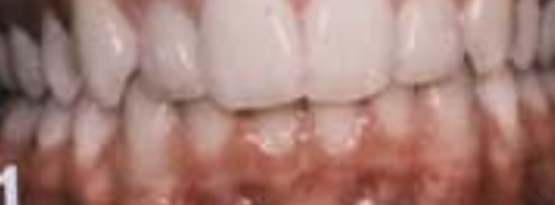
#> input picture ac_grade_01.png, 555 x 205 px, given as the content of the folder Front Teeth drg Laura, which was not available
$ jupyter execute --allow-errors depth_features_fusion.ipynb   (text cells are left out)
#> lines starting #> are read from the running program, lines starting #| are printed output that depends on the picture; after the words box and inside, x2 and y2 are one past the last pixel; in counts of white or black regions, pixels touching at a corner belong together; pictures that were not available may be replaced by others from this repository, and a replacement may not be noted
[cell 1]
# ========= CONFIG =========
CFG = {
    "img_dir":    "Front Teeth drg Laura",
    "depth_dir":  "depth_out",          # cache .npy dari notebook 1
    "out_dir":    "depth_out2",
    "anchor_dir": "ac_references",

    # grid tetap untuk SEMUA perhitungan fitur (perbaikan bug #1)
    "grid":       384,

    # ROI — identik dengan pipeline DINOv2/DINOv3
    "roi_s_thr":  0.30,
    "roi_v_thr":  0.55,
    "roi_pad":    0.10,

    # masking
    "spec_thr":   0.92,      # piksel spekular (perbaikan bug #2)
    "edge_thr":   0.010,     # ambang ABSOLUT magnitudo gradien (perbaikan bug #5)
    "minvar":     1e-6,      # fitur dgn varians di bawah ini dibuang otomatis

    # deteksi puncak (Bagian 4)
    "smooth_frac":  0.03,    # lebar smoothing profil, sebagai fraksi lebar gambar
    "min_dist_frac":0.06,    # jarak minimum antar puncak, fraksi lebar
    "prominence":   0.02,    # prominence minimum (skala 0-1)

    # uji konfound (Bagian 3)
    "confound_thr": 0.60,    # |Spearman| di atas ini -> fitur dianggap terkontaminasi

    # fusi (Bagian 5)
    "dino_encoder": "dinov2_vits14",
    "dino_imgsize": 224,
    "temperature":  0.1,
    "n_boot":       2000,
}
print("CFG:", CFG)

[cell 2]
import os, glob, json, warnings
import numpy as np
import matplotlib.pyplot as plt
import pandas as pd
from PIL import Image
from scipy.stats import spearmanr, pearsonr, skew, kurtosis
from scipy.signal import find_peaks

warnings.filterwarnings("ignore")
try:
    from pillow_heif import register_heif_opener; register_heif_opener()
#> (this line was passed over: pillow_heif is not available in this run)
#> in load_rgb, im is the input picture: PIL image 555x205 RGB; mean R, G, B 166.2, 127.9, 120.1
except Exception:
    pass

os.makedirs(CFG["out_dir"], exist_ok=True)

# --- ROI identik dengan notebook 1 & pipeline DINOv2 ---
def teeth_roi_box(rgb01, dens=0.12):
#> called with dens = 0.12
    s_thr, v_thr, pad = CFG["roi_s_thr"], CFG["roi_v_thr"], CFG["roi_pad"]
    mx = rgb01.max(-1); mn = rgb01.min(-1)
#> after `mx = rgb01.max(-1)`:
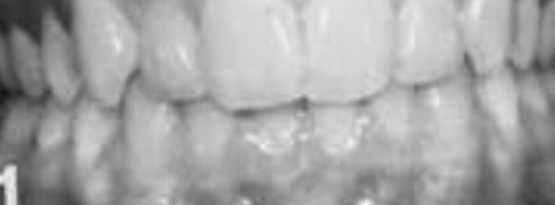
#> mx: shape (205, 555) float32; min 0.0745, max 0.953, mean 0.652
#> after `mn = rgb01.min(-1)`:
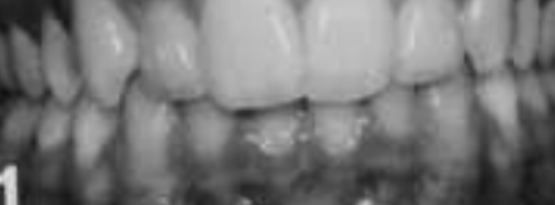
#> mn: shape (205, 555) float32; min 0.0549, max 0.875, mean 0.471
    v = mx; s = np.where(mx > 1e-6, (mx - mn) / (mx + 1e-6), 0.0)
#> after `s = np.where(mx > 1e-06, (mx - mn) / (mx + 1e-06), 0.0)`:
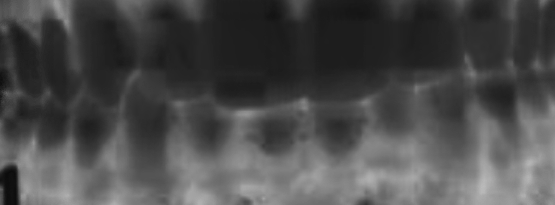
#> s: shape (205, 555) float32; min 0.0439, max 0.736, mean 0.297
    teeth = (s < s_thr) & (v > v_thr)
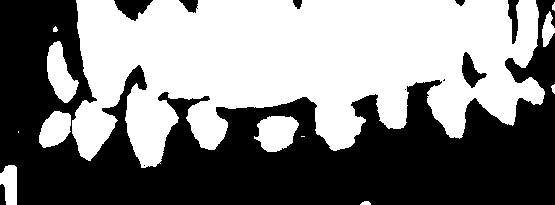
#> teeth: shape (205, 555) bool; 50.4% white; 11 black regions (3 under 20 px), largest, box (x1, y1, x2, y2) and area: (0, 0, 555, 205) 54869, (114, 0, 153, 21) 477, (462, 52, 487, 88) 411
    H, W = teeth.shape
#> H = 205; W = 555
    col, row = teeth.mean(0), teeth.mean(1)
#> col = 555 values, max 0.815 at index 153, min 0 at index 17, mean 0.504; row = 205 values, max 0.852 at index 45, min 0.0216 at index 187, mean 0.504
    def center_box(fw=0.8, fh=0.6):
        cw, ch = int(W*fw), int(H*fh); x0=(W-cw)//2; y0=(H-ch)//2
        return (x0, y0, x0+cw, y0+ch)
    if col.max() < 1e-3 or row.max() < 1e-3: return center_box()
    cx = np.where(col > dens*col.max())[0]; ry = np.where(row > dens*row.max())[0]
#> after `cx = np.where(col > dens * col.max())[0]`: cx = 522 values from 5 to 554
#> after `ry = np.where(row > dens * row.max())[0]`: ry = 152 values from 0 to 151
    x0, x1, y0, y1 = int(cx.min()), int(cx.max()), int(ry.min()), int(ry.max())
#> x0 = 5; x1 = 554; y0 = 0; y1 = 151
    bw, bh = x1-x0, y1-y0
#> bw = 549; bh = 151
    if bw < 0.25*W or bh < 0.15*H: return center_box()
    pw, ph = int(bw*pad), int(bh*pad)
#> pw = 54; ph = 15
    return (max(0,x0-pw), max(0,y0-ph), min(W,x1+pw), min(H,y1+ph))

def load_rgb(path, max_side=1024):
    im = Image.open(path).convert("RGB")
    if max(im.size) > max_side:
        sc = max_side / max(im.size)
        im = im.resize((int(im.width*sc), int(im.height*sc)), Image.LANCZOS)
    return im

def roi_pil(path):
    im = load_rgb(path)
    return im.crop(teeth_roi_box(np.asarray(im, np.float32)/255.))
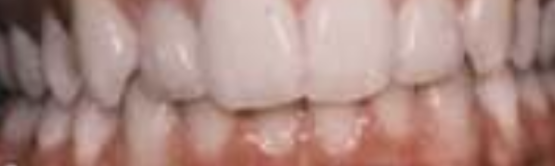
#> returned value: PIL image 555x166 RGB; mean R, G, B 171.8, 138.2, 131.2

EXTS = ("*.jpg","*.jpeg","*.JPG","*.JPEG","*.png","*.PNG","*.heic","*.HEIC")
paths = sorted(set(sum([glob.glob(os.path.join(CFG["img_dir"], e)) for e in EXTS], [])))
names = [os.path.splitext(os.path.basename(p))[0] for p in paths]
print(f"{len(paths)} foto")

# --- muat depth cache ---
DEPTH, RGB, missing = {}, {}, []
for p, n in zip(paths, names):
    f = os.path.join(CFG["depth_dir"], f"{n}.npy")
    im = roi_pil(p)
    RGB[n] = np.asarray(im, np.float32)/255.
    if os.path.exists(f):
        d = np.load(f)
        if d.shape != RGB[n].shape[:2]:
            print(f"  ! shape beda utk {n}: depth{d.shape} vs rgb{RGB[n].shape[:2]} -> pakai apa adanya")
        DEPTH[n] = d
    else:
        missing.append(n)

print(f"depth ter-cache: {len(DEPTH)}/{len(paths)}")
if missing:
    print("HILANG:", missing, "\n-> jalankan ulang notebook 1, atau sel 'inferensi ulang' di bawah.")

#> (a cell that did not finish here is left out)

[cell 4]
G = CFG["grid"]

# [67 lines left out: functions _resize, robust01, prep, depth_features_v2, not called in this run]

PREP = {n: prep(n) for n in DEPTH}
FEAT = pd.DataFrame({n: depth_features_v2(PREP[n][0], PREP[n][1]) for n in DEPTH}).T
FEAT.index.name = "foto"
print(FEAT.round(4).to_string())
FEAT.to_csv(os.path.join(CFG["out_dir"], "features_v2.csv"))

[cell 5]
props = {}
for p, n in zip(paths, names):
    if n not in DEPTH: continue
    rgb = RGB[n]
    H, W = rgb.shape[:2]
    lum = rgb.mean(-1)
    with Image.open(p) as im0:
        mp = (im0.size[0]*im0.size[1])/1e6
    props[n] = {
        "roi_area":      H*W/1e4,
        "roi_aspect":    W/H,
        "lum_mean":      float(lum.mean()),
        "lum_std":       float(lum.std()),
        "spec_pct":      float((rgb.max(-1) > CFG["spec_thr"]).mean()),
        "src_megapixel": mp,
    }
PROP = pd.DataFrame(props).T.loc[FEAT.index]
print(PROP.round(3).to_string())

[cell 6]
C = pd.DataFrame(index=FEAT.columns, columns=PROP.columns, dtype=float)
for f in FEAT.columns:
    for q in PROP.columns:
        C.loc[f, q] = spearmanr(FEAT[f].values, PROP[q].values)[0]
C = C.astype(float)

thr = CFG["confound_thr"]
worst = C.abs().max(1)

# Filter #0: fitur nyaris konstan tidak membawa informasi apa pun. Fitur seperti ini
# LOLOS uji konfound secara palsu (tidak ada varians -> tidak bisa berkorelasi dgn apa pun),
# jadi harus dibuang lebih dulu.
VAR = FEAT.var()
FLAT = [f for f in FEAT.columns if VAR[f] < CFG["minvar"] or np.isnan(worst[f])]

CLEAN = [f for f in FEAT.columns
         if f not in FLAT and worst[f] <= thr and f != "valid_frac"]
DIRTY = [f for f in FEAT.columns if f not in CLEAN]

fig, ax = plt.subplots(figsize=(7.5, 0.42*len(C)+2))
im = ax.imshow(C.values, cmap="RdBu_r", vmin=-1, vmax=1, aspect="auto")
ax.set_xticks(range(C.shape[1])); ax.set_xticklabels(C.columns, rotation=45, ha="right", fontsize=8)
ax.set_yticks(range(C.shape[0])); ax.set_yticklabels(C.index, fontsize=8)
for i in range(C.shape[0]):
    for j in range(C.shape[1]):
        val = C.values[i, j]
        ax.text(j, i, f"{val:.2f}", ha="center", va="center", fontsize=7,
                color="white" if abs(val) > 0.55 else "black")
plt.colorbar(im, label="Spearman rho")
ax.set_title(f"Fitur vs properti foto  (|rho| > {thr} = terkontaminasi)", fontsize=11)
plt.tight_layout(); plt.show()
#> after `plt.tight_layout()`:
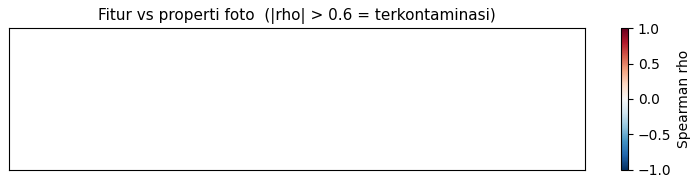
#> figure drawn by matplotlib, 2 panels

print(f"\nBERSIH  ({len(CLEAN)}): {CLEAN}")
print(f"DIBUANG ({len(DIRTY)}): {DIRTY}")
if FLAT: print(f"   (varians ~nol, tidak informatif: {FLAT})")
for f in DIRTY:
    if f == "valid_frac" or f in FLAT: continue
    j = int(np.argmax(np.abs(C.loc[f].values)))
    print(f"   {f:15s} <- {C.columns[j]} (rho={C.loc[f].values[j]:+.2f})")
C.to_csv(os.path.join(CFG["out_dir"], "confound_matrix.csv"))

[cell 7]
# [21 lines left out: functions arch_profile, tooth_peaks, irregularity, not called in this run]

PROF = {n: arch_profile(*PREP[n][:2]) for n in DEPTH}
IRR  = pd.DataFrame({n: irregularity(PROF[n]) for n in DEPTH}).T.loc[FEAT.index]
print(IRR.round(3).to_string())
IRR.to_csv(os.path.join(CFG["out_dir"], "irregularity.csv"))

[cell 8]
N = len(PROF)
ncol = 2; nrow = int(np.ceil(N/ncol))
#> (the rest of this cell did not finish here and is left out)

[cell 9]
# Apakah indeks iregularitas sejalan dengan weak-label? (dan apakah ia juga terkonfound?)
ALIAS = {"normal":["normal"], "diastema":["diastema"],
         "crowding":["crowding","croeding"], "crossbite":["crossbite"],
         "protrusion":["protrusion"], "open bite":["open bite"], "deep bite":["deep bite"]}
def labels_of(n):
    ln = n.lower()
    return [k for k,a in ALIAS.items() if any(x in ln for x in a)] or ["lain"]

rows = []
for n in FEAT.index:
    for lab in labels_of(n):
        rows.append({"label": lab, **IRR.loc[n].to_dict()})
L = pd.DataFrame(rows)
#> (the rest of this cell did not finish here and is left out)

$ run again, on ac_grade_05.png
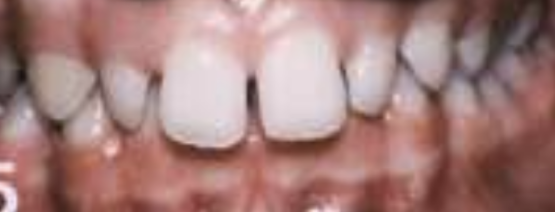
#> input picture ac_grade_05.png, 555 x 212 px, given as the content of the folder Front Teeth drg Laura, which was not available
#> in load_rgb, im is the input picture: PIL image 555x212 RGB; mean R, G, B 165.3, 127.4, 124.3
#> in teeth_roi_box, `s = np.where(mx > 1e-06, (mx - mn) / (mx + 1e-06), 0.0)`:
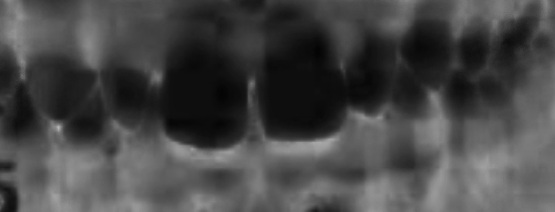
#> s: shape (212, 555) float32; min 0.0178, max 0.721, mean 0.279
#> in teeth_roi_box, `teeth = (s < s_thr) & (v > v_thr)`:
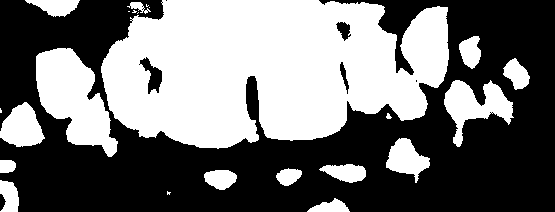
#> teeth: shape (212, 555) bool; 45.1% white; 23 white regions (7 under 20 px), largest, box (x1, y1, x2, y2) and area: (101, 0, 449, 149) 39306, (36, 48, 118, 157) 4980, (444, 80, 514, 147) 2123
#> col = 555 values, max 0.792 at index 217, min 0 at index 530, mean 0.451; row = 212 values, max 0.793 at index 105, min 0.027 at index 195, mean 0.451
#> cx = 520 values from 0 to 523
#> ry = 175 values from 0 to 211
#> x0 = 0; x1 = 523; y0 = 0; y1 = 211
#> bw = 523; bh = 211
#> pw = 52; ph = 21

$ run again, on ac_grade_06.png
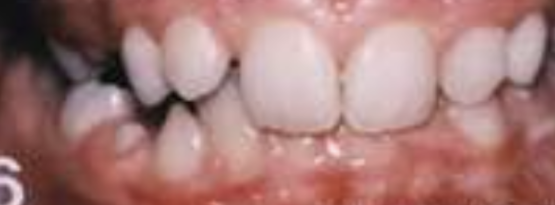
#> input picture ac_grade_06.png, 555 x 205 px, given as the content of the folder Front Teeth drg Laura, which was not available
#> in load_rgb, im is the input picture: PIL image 555x205 RGB; mean R, G, B 166.6, 123.7, 120.9
#> in teeth_roi_box, `teeth = (s < s_thr) & (v > v_thr)`:
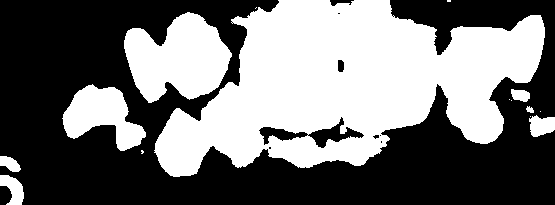
#> teeth: shape (205, 555) bool; 44.9% white; 15 white regions (7 under 20 px), largest, box (x1, y1, x2, y2) and area: (154, 0, 545, 177) 40306, (124, 12, 232, 103) 6468, (62, 84, 146, 151) 3013
#> col = 555 values, max 0.815 at index 307, min 0 at index 24, mean 0.449; row = 205 values, max 0.735 at index 55, min 0.0216 at index 191, mean 0.449
#> cx = 501 values from 0 to 544
#> ry = 169 values from 0 to 168
#> x0 = 0; x1 = 544; y0 = 0; y1 = 168
#> bw = 544; bh = 168
#> pw = 54; ph = 16
#> in roi_pil, `return im.crop(teeth_roi_box(np.asarray(im, np.float32)/255.))`:
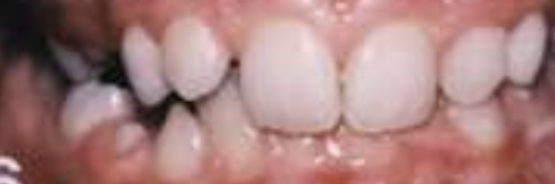
#> returned value: PIL image 555x184 RGB; mean R, G, B 167.8, 127.9, 125.7
